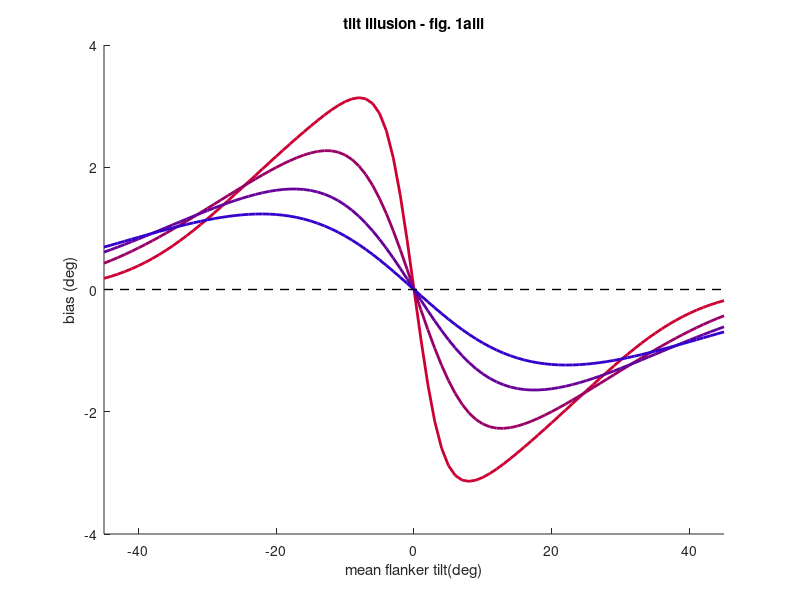

This chart was generated by the following MATLAB code:
%% figure 1aiii - tilt illusion simulation
clear
clc
Xi      = 0;
Xjmat   = [-45:45];
Xsmat   = [3:4:15]; 
fspace  = -90:90;
maxtw   = 10;
sn      = 6;
f = figure;
set(f,'Units','inches','position',[0,0,3,3])
for s = 1:length(Xsmat);
    for j = 1:length(Xjmat)
        sigmat = maxtw-(normpdf(fspace,Xjmat(j),Xsmat(s)+sn)*length(fspace));
        sigmat(sigmat<0.1) = 0.1;
        P      = normpdf(Xi,fspace,sigmat);
        R(s,j) = P*fspace';
    end
    hold on;
    plot(Xjmat,R(s,:),'color',[1-0.2*s,0,0+0.2*s],'linewidth',2);
end
ylim([-4 4]);
xlim([-45 45]);
line([min(Xjmat) max(Xjmat)],[0 0],'linestyle','--','color','k','linewidth',1);
ylabel('bias (deg)')
xlabel('mean flanker tilt(deg)')
title('tilt illusion - fig. 1aiii')